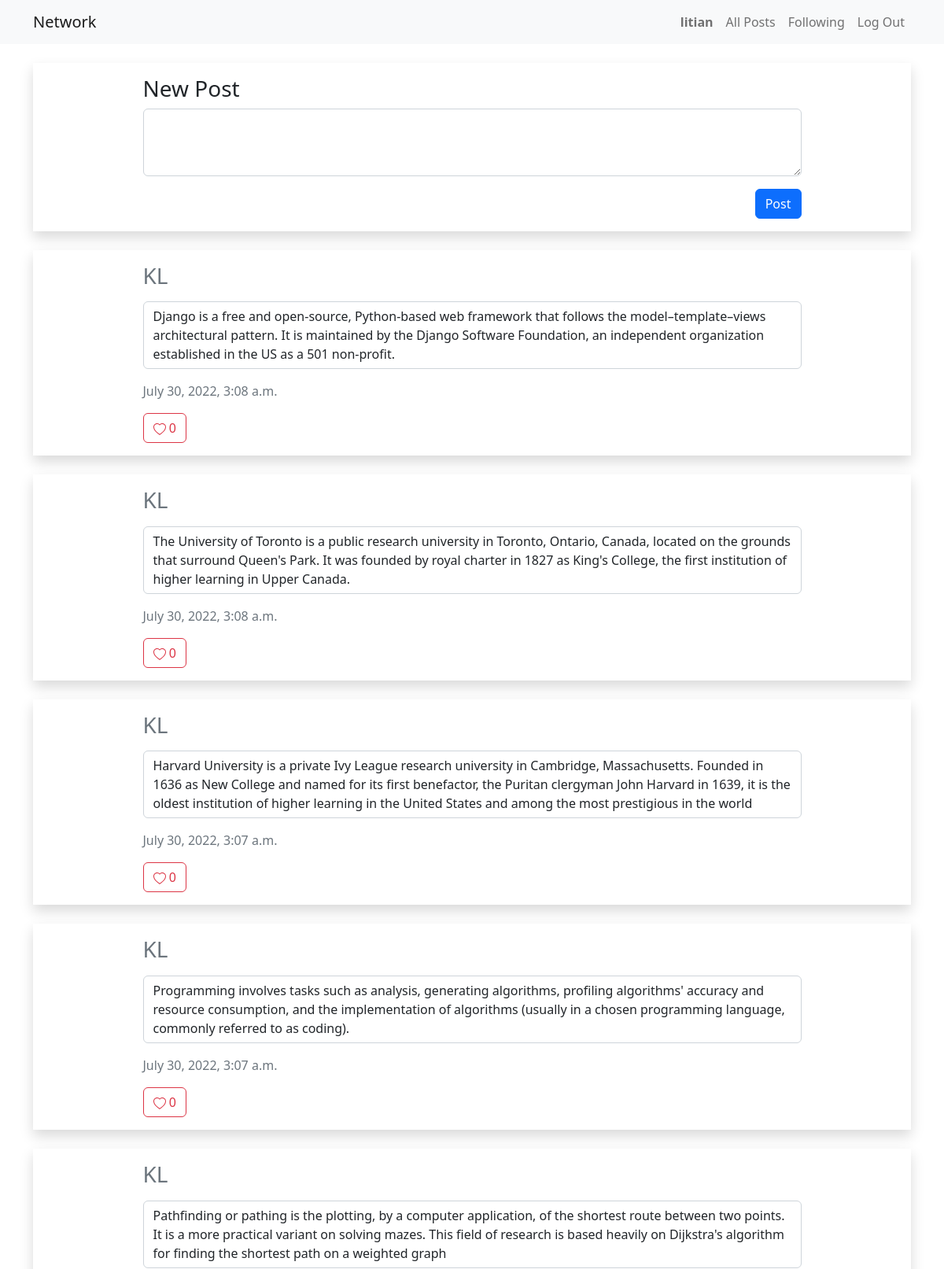
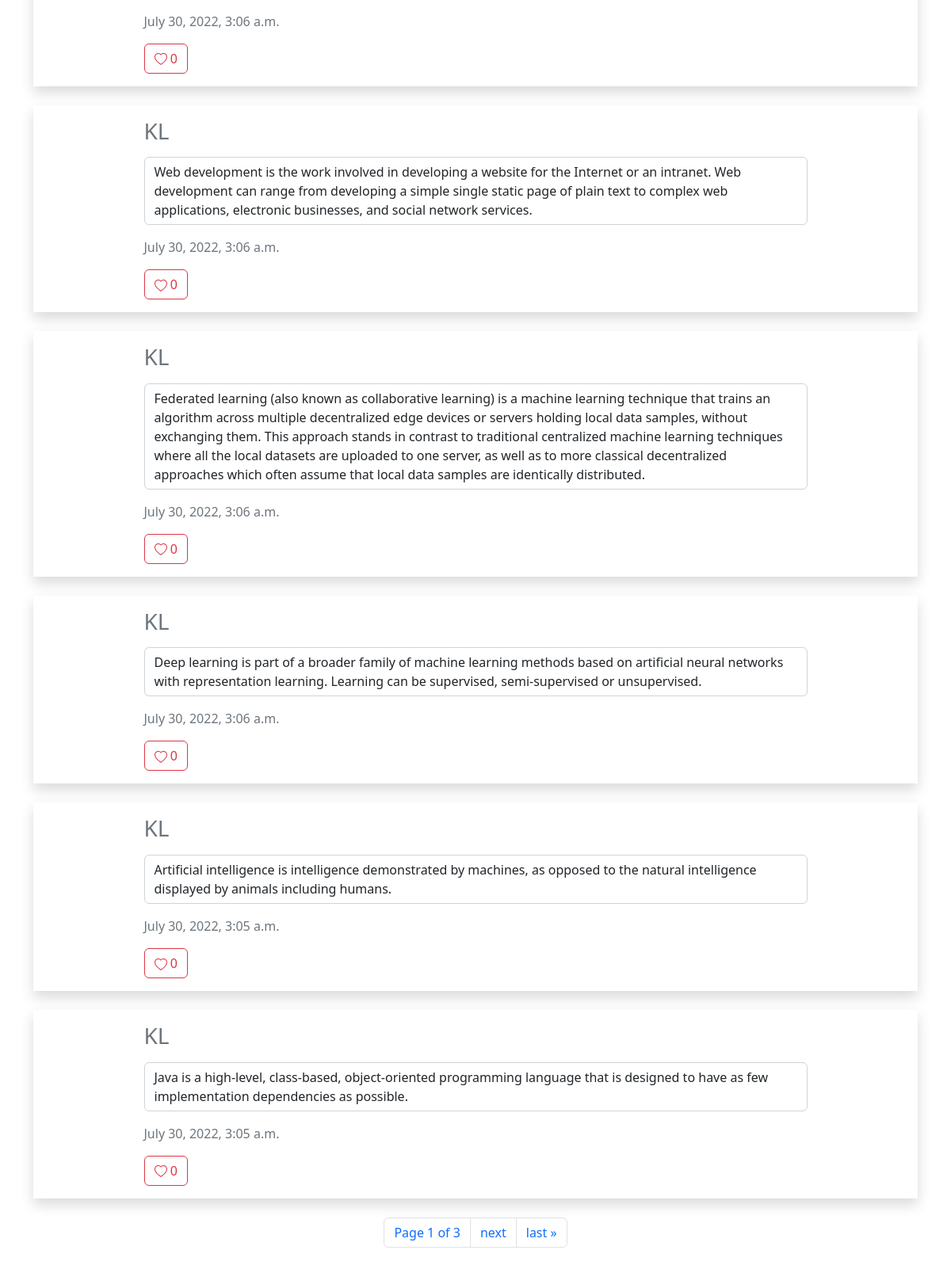
/ (signed in), run on the app's committed database (2 pictures, top to bottom).
### network/models.py (models this page shows, shortened)
class User(AbstractUser):
    """ All Users """

class Post(models.Model):
    owner = models.ForeignKey(User, on_delete=models.CASCADE, related_name='posts')
    content = models.TextField()
    likes = models.IntegerField(default=0)
    timestamp = models.DateTimeField(auto_now_add=True)

### network/views.py (the view)
# urls.py: path("", views.index, name="index"),
def index(request):
    if request.method == "POST":
        owner = User.objects.get(id=request.user.id)
        content = request.POST['content']
        Post.objects.create(owner=owner, content=content)
        return redirect('index')
    posts = Post.objects.order_by("-timestamp")
    paginator = Paginator(posts, 10) # Show 25 contacts per page.
    page_number = request.GET.get('page')
    page_obj = paginator.get_page(page_number)
    return render(request, "network/index.html", {
        "posts": page_obj
    })

### network/templates/network/index.html (shortened to what this page needs)
{% extends "network/layout.html" %}
{% load static %}
{% block body %}
{% if user.is_authenticated %}
<div class="shadow mt-4">
    <div class="w-75 m-auto py-3">
        <h3>New Post</h3>
        <form action="{% url 'index' %}" method="post">
            <textarea class="form-control" name="content" rows="3" required></textarea>
            <div class="text-end mt-3">
                <input class="btn btn-primary" type="submit" value="Post">
            </div>
        </form>
    </div>
</div>
{% endif %}
{% for post in posts %}
{% if forloop.last %}
<div class="shadow my-4 py-3">
{% else %}
<div class="shadow mt-4 py-3">
{% endif %}
    <div class="w-75 m-auto">
        <h3>
            <a href="{% url 'profile' post.owner %}" class="text-secondary text-decoration-none">
                {{ post.owner }}
            </a>
        </h3>
        <p class="form-control mt-3 original-content">{{ post.content }}</p>
        <p class="text-secondary">{{ post.timestamp }}</p>
        {% if user.is_authenticated %}
        <div class="d-flex">
            <button type="button" class="btn btn-outline-danger like-btn" data-id="{{ post.id }}">
                <span>{{ post.likes }}</span>
            </button>
        </div>
        {% endif %}
    </div>
</div>
{% if forloop.last %}
<div class="d-flex justify-content-center align-items-center my-4">
    <nav aria-label="Page navigation example">
        <ul class="pagination">
            <li class="page-item"><a class="page-link" href="#">Page {{ posts.number }} of {{ posts.paginator.num_pages }}</li></a>
            {% if posts.has_next %}
            <li class="page-item"><a class="page-link" href="?page={{ posts.next_page_number }}">next</a></li>
            <li class="page-item"><a class="page-link" href="?page={{ posts.paginator.num_pages }}">last &raquo;</a></li>
            {% endif %}
        </ul>
    </nav>
</div>
{% endif %}
{% empty %}
<div class="d-flex justify-content-center align-items-center mt-4">
    <h2>No Posts</h2>
</div>
{% endfor %}
{% endblock %}

### network/templates/network/layout.html (shortened to what this page needs)
{% load static %}
<!DOCTYPE html>
<html lang="en">
<head>
    <link href="https://cdn.jsdelivr.net/npm/bootstrap@5.2.0/dist/css/bootstrap.min.css" rel="stylesheet"
>
    <link href="{% static 'network/styles.css' %}" rel="stylesheet">
</head>
<body>
    <nav class="navbar navbar-expand-lg navbar-light bg-light">
        <div class="container">
            <a class="navbar-brand" href="{% url 'index' %}">Network</a>
            <div>
                <ul class="navbar-nav ms-auto">
                    {% if user.is_authenticated %}
                    <li class="nav-item">
                        <a class="nav-link" href="{% url 'profile' user.username %}"><strong>{{ user.username }}</strong></a>
                    </li>
                    {% endif %}
                    <li class="nav-item">
                        <a class="nav-link" href="{% url 'index' %}">All Posts</a>
                    </li>
                    {% if user.is_authenticated %}
                    <li class="nav-item">
                        <a class="nav-link" href="{% url 'following' %}">Following</a>
                    </li>
                    <li class="nav-item">
                        <a class="nav-link" href="{% url 'logout' %}">Log Out</a>
                    </li>
                    {% endif %}
                </ul>
            </div>
        </div>
    </nav>
    <div class="body container">
        {% block body %}
        {% endblock %}
    </div>
</body>
</html>

### network/static/network/styles.css (style rules this page uses)
body { overflow-y: scroll !important; }

### data on the page
User: username "litian"
Post: owner "KL", content "Django is a free and open-source, Python-based web framework that follows the model–template–views architectural pattern. It is maintained by the Django Software Foundation, an independent organization established in the US as a 501 non-profit.", timestamp "July 30, 2022, 3:08 a.m.", likes "0"
Post: owner "KL", content "The University of Toronto is a public research university in Toronto, Ontario, Canada, located on the grounds that surround Queen's Park. It was founded by royal charter in 1827 as King's College, the first institution of higher learning in Upper Canada.", timestamp "July 30, 2022, 3:08 a.m.", likes "0"
Post: owner "KL", content "Harvard University is a private Ivy League research university in Cambridge, Massachusetts. Founded in 1636 as New College and named for its first benefactor, the Puritan clergyman John Harvard in 1639, it is the oldest institution of higher learning in the United States and among the most prestigious in the world", timestamp "July 30, 2022, 3:07 a.m.", likes "0"
Post: owner "KL", content "Programming involves tasks such as analysis, generating algorithms, profiling algorithms' accuracy and resource consumption, and the implementation of algorithms (usually in a chosen programming language, commonly referred to as coding).", timestamp "July 30, 2022, 3:07 a.m.", likes "0"
Post: owner "KL", content "Pathfinding or pathing is the plotting, by a computer application, of the shortest route between two points. It is a more practical variant on solving mazes. This field of research is based heavily on Dijkstra's algorithm for finding the shortest path on a weighted graph", timestamp "July 30, 2022, 3:06 a.m.", likes "0"
Post: owner "KL", content "Web development is the work involved in developing a website for the Internet or an intranet. Web development can range from developing a simple single static page of plain text to complex web applications, electronic businesses, and social network services.", timestamp "July 30, 2022, 3:06 a.m.", likes "0"
Post: owner "KL", content "Federated learning (also known as collaborative learning) is a machine learning technique that trains an algorithm across multiple decentralized edge devices or servers holding local data samples, without exchanging them. This approach stands in contrast to traditional centralized machine learning techniques where all the local datasets are uploaded to one server, as well as to more classical decentralized approaches which often assume that local data samples are identically distributed.", timestamp "July 30, 2022, 3:06 a.m.", likes "0"
Post: owner "KL", content "Deep learning is part of a broader family of machine learning methods based on artificial neural networks with representation learning. Learning can be supervised, semi-supervised or unsupervised.", timestamp "July 30, 2022, 3:06 a.m.", likes "0"
Post: owner "KL", content "Artificial intelligence is intelligence demonstrated by machines, as opposed to the natural intelligence displayed by animals including humans.", timestamp "July 30, 2022, 3:05 a.m.", likes "0"
Post: owner "KL", content "Java is a high-level, class-based, object-oriented programming language that is designed to have as few implementation dependencies as possible.", timestamp "July 30, 2022, 3:05 a.m.", likes "0", number "1", paginator.num_pages "3"
